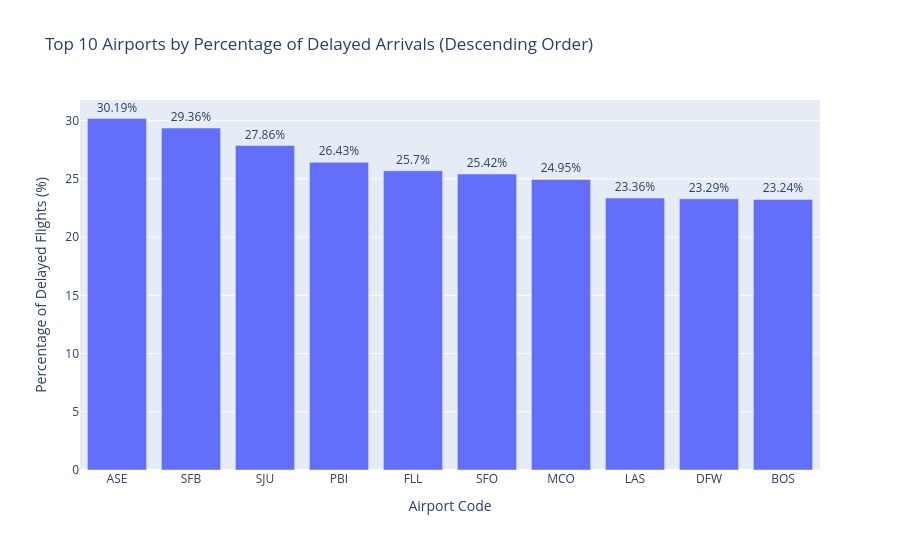

The cell this chart's notebook holds for it:
### Markdown cell above
- Departure Delays Chart: ASE, BWI, and FLL experience the highest percentages of delayed departures, with ASE leading at over 31%, pointing to operational or congestion challenges. 
- Most major airports maintain delay percentages around 24%–28%, showing that departure delays are widespread but generally moderate.

### Code cell
import pyspark.sql.functions as F
import plotly.express as px

# --- Aggregate arrival delays ---
arrival_delay_df = (
    df.groupBy("Dest", "DestCityName")
      .agg(
          F.count("*").alias("TotalFlights"),
          F.sum("ArrDel15").alias("DelayedFlights")
      )
      .withColumn("DelayPercent", (F.col("DelayedFlights") / F.col("TotalFlights")) * 100)
      .withColumn("WeightedScore", F.col("DelayPercent") * F.log(F.col("TotalFlights")))
      .orderBy(F.desc("WeightedScore"))
      .limit(10)
)

arrival_delay_pdf = arrival_delay_df.toPandas()

# --- Sort by DelayPercent descending for plotting ---
arrival_delay_pdf = arrival_delay_pdf.sort_values("DelayPercent", ascending=False)

# --- Create bar chart ---
fig = px.bar(
    arrival_delay_pdf,
    x="Dest",
    y="DelayPercent",
    text=arrival_delay_pdf["DelayPercent"].round(2).astype(str) + "%",
    title="Top 10 Airports by Percentage of Delayed Arrivals (Descending Order)",
    labels={"Dest": "Airport Code", "DelayPercent": "Percentage of Delayed Flights (%)"},
    hover_data={
        "Dest": True,
        "DestCityName": True,
        "TotalFlights": True,
        "DelayedFlights": True,
        "DelayPercent": ":.2f"
    }
)

# --- Formatting & layout ---
fig.update_traces(textposition="outside")
fig.update_layout(
    yaxis=dict(title="Percentage of Delayed Flights (%)"),
    xaxis=dict(title="Airport Code"),
    showlegend=False,
    height=550
)

fig.show()

### Figure 1 — Plotly figure (JSON) as saved in the notebook; plotly's stock layout.template omitted (floating-point values rounded to 4 significant figures)
{"data": [{"customdata": [["Aspen, CO", 17051, 5147], ["Sanford, FL", 23798, 6988], ["San Juan, PR", 86049, 23975], ["West Palm Beach/Palm Beach, FL", 71941, 19012], ["Fort Lauderdale, FL", 222579, 57207], ["San Francisco, CA", 336654, 85573], ["Orlando, FL", 397949, 99296], ["Las Vegas, NV", 468914, 109521], ["Dallas/Fort Worth, TX", 736007, 171408], ["Boston, MA", 348365, 80950]], "hovertemplate": "Airport Code=%{x}<br>Percentage of Delayed Flights (%)=%{y:.2f}<br>text=%{text}<br>DestCityName=%{customdata[0]}<br>TotalFlights=%{customdata[1]}<br>DelayedFlights=%{customdata[2]}<extra></extra>", "legendgroup": "", "marker": {"color": "#636efa", "pattern": {"shape": ""}}, "name": "", "orientation": "v", "showlegend": false, "text": ["30.19%", "29.36%", "27.86%", "26.43%", "25.7%", "25.42%", "24.95%", "23.36%", "23.29%", "23.24%"], "textposition": "outside", "type": "bar", "x": ["ASE", "SFB", "SJU", "PBI", "FLL", "SFO", "MCO", "LAS", "DFW", "BOS"], "xaxis": "x", "y": [30.19, 29.36, 27.86, 26.43, 25.7, 25.42, 24.95, 23.36, 23.29, 23.24], "yaxis": "y"}], "layout": {"barmode": "relative", "height": 550, "legend": {"tracegroupgap": 0}, "showlegend": false, "title": {"text": "Top 10 Airports by Percentage of Delayed Arrivals (Descending Order)"}, "xaxis": {"anchor": "y", "domain": [0, 1], "title": {"text": "Airport Code"}}, "yaxis": {"anchor": "x", "domain": [0, 1], "title": {"text": "Percentage of Delayed Flights (%)"}}}}
